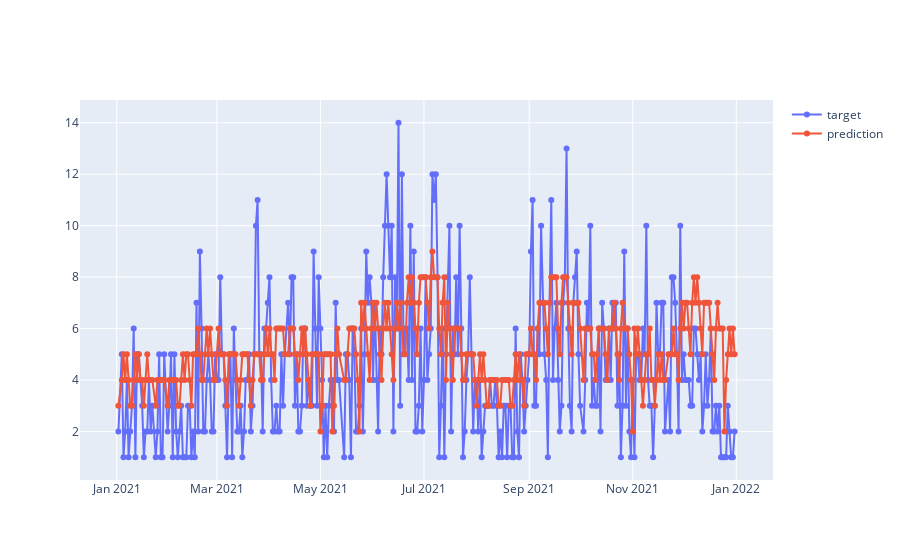

Notebook cell for this chart:
### Code cell
#Initialisation du modèle
model = Prophet(holidays = df_jours_feries ,seasonality_mode='additive', yearly_seasonality=True, weekly_seasonality=True, daily_seasonality=True)

#train & test set.
train ,  test = group_accidents_velo_paris[(group_accidents_velo_paris.date.dt.year < 2020)&((group_accidents_velo_paris.date.dt.year >= 2018))].reset_index(drop = True) ,\
group_accidents_velo_paris[group_accidents_velo_paris.date.dt.year == 2021].reset_index(drop = True)

# Renommage des colonnes avant de fitter avec Prophet
ncols = train.columns.values
ncols[0] , ncols[1] = 'ds' , 'y'

train.columns , test.columns = ncols , ncols
train['y'] = np.log(train['y']+1)

# Entrainement du modèle
model.fit(train)

# Prediction
y_pred_velo = (np.exp(model.predict(test)['yhat'])-1).round()

# Evaluation
evaluate(test.y.values , y_pred_velo.values , group_accidents_velo_paris[group_accidents_velo_paris.date.dt.year == 2021].date[-365:])

### Figure 1 — Plotly figure (JSON) as saved in the notebook; plotly's stock layout.template omitted (floating-point values rounded to 4 significant figures; data arrays with more than 128 entries replaced by an {"elided": "..."} marker saying what was removed)
{"data": [{"mode": "lines+markers", "name": "target", "type": "scatter", "x": {"elided": "356 str values"}, "y": {"elided": "356 int values"}}, {"mode": "lines+markers", "name": "prediction", "type": "scatter", "x": {"elided": "356 str values"}, "y": {"elided": "356 int values"}}], "layout": {}}
